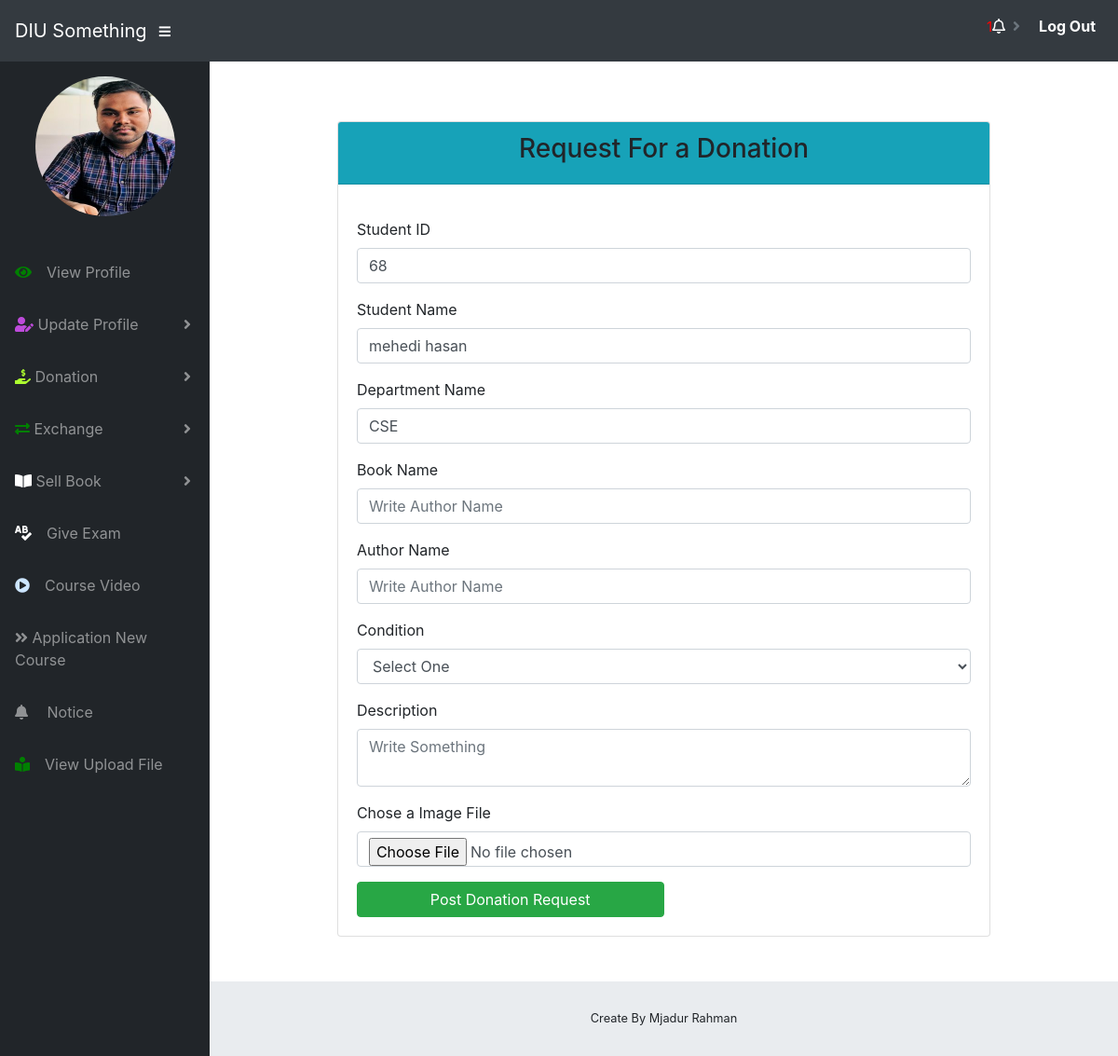
Page /student/request_donation.php (signed in) on the committed database.
### tables this page shows
CREATE TABLE `students` (
  `id` int(11) NOT NULL,
  `first_name` varchar(255) NOT NULL,
  `last_name` varchar(255) NOT NULL,
  `username` varchar(255) NOT NULL,
  `depertment` varchar(255) NOT NULL,
  `password` varchar(255) NOT NULL,
  `status` varchar(255) NOT NULL,
  `contact` varchar(255) NOT NULL,
  `address` varchar(255) NOT NULL,
  `dob` date NOT NULL,
  `gender` varchar(255) NOT NULL,
  `fathername` varchar(255) NOT NULL,
  `mothername` varchar(255) NOT NULL,
  `fatherphone` varchar(255) NOT NULL,
  `motherphone` varchar(255) NOT NULL,
  `image` varchar(255) NOT NULL
);

### php/students.php (called while the page is built, shortened)
<?php
function getUserDataByUserId($id) {
    global $connect;
	$sql = "SELECT * FROM students WHERE id = $id";
	$query = $connect->query($sql);
	$result = $query->fetch_assoc();
	return $result;
}

### student/request_donation.php (the view, shortened to what this page needs)
<?php include "mastering/header.php"?>
<body id="page-top">
<?php include "mastering/nav.php"?>
<div id="wrapper">
    <?php include "mastering/side_bar.php"?>
    <div id="content-wrapper">
        <div class="container">
            <div class="row">
                <div class="col-md-9 mx-auto mb-5">
                    <div class="card mt-5">
                        <div class="card-header bg-info">
                            <h3 class="text-center">Request For a Donation</h3>
                        </div>
                        <div class="card-body">
                            <form action="" method="post" enctype="multipart/form-data">
                                <div class="form-group">
                                    <label>Student ID</label>
                                    <input type="text"  name="studentID" class="form-control" value="<?php echo $userdata['id'];?>">
                                </div>
                                <div class="form-group">
                                    <label>Student Name</label>
                                    <input type="text"  name="student_name" class="form-control" value="<?php echo $userdata['first_name'];?> <?php echo $userdata['last_name'];?>">
                                </div>
                                <div class="form-group">
                                    <label>Department Name</label>
                                    <input type="text"  name="depertment" class="form-control" value="<?php echo $userdata['depertment'];?>">
                                </div>
                                <div class="form-group">
                                    <label>Book Name</label>
                                    <input type="text" name="book" class="form-control" placeholder="Write Author Name">
                                </div>
                                <div class="form-group">
                                    <label>Author Name</label>
                                    <input type="text" name="author" class="form-control" placeholder="Write Author Name">
                                </div>
                                <div class="form-group">
                                    <label for="address">Condition</label>
                                    <select id="inputState" name="donet_condition" class="form-control">
                                        <option selected>Select One</option>
                                    </select>
                                </div>
                                <div class="form-group">
                                    <label>Description</label>
                                    <textarea name="description" class="form-control" placeholder="Write Something"></textarea>
                                </div>
                                <div class="form-group">
                                    <label>Chose a Image File</label>
                                    <input type="file" name="image" class="form-control" placeholder="chose a file">
                                </div>
                                <div>
                                    <input type="submit" name="btn_donation" class="btn btn-success col-md-6" value="Post Donation Request">
                                </div>
                            </form>
                        </div>
                    </div>
                </div>
            </div>
            <?php include "mastering/footer.php" ?>
        </div>
    </div>
    <?php include "mastering/script.php"?>

### student/mastering/side_bar.php (shortened to what this page needs)
<ul class="sidebar navbar-nav">
    <li class="nav-item active">
        <a class="nav-link" href="">
            <span> <p class="text-center"><img class="img-fluid" src="../images/<?php echo $userdata['image'] ?>" title="<?php echo $userdata['first_name']?>" alt="card image" style="height: 150px; width: 150px; border-radius: 67%"></p></span>
        </a>
    </li>
    <li class="nav-item">
        <a href="student_dasboard.php" class="nav-link card-symbol"><span class="card_view"><i class="fas fa-eye" style="color: green;"></i><span class="ml-3">View Profile</span></span></a>
    </li>
    <li class="nav-item dropdown">
        <a class="nav-link dropdown-toggle" href="#" id="pagesDropdown" role="button" data-toggle="dropdown" aria-haspopup="true" aria-expanded="false">
            <i class="fas fa-user-edit" style="color: #BE4BDB"></i>
            <span>Update Profile</span>
        </a>
    </li>
    <li class="nav-item dropdown">
        <a class="nav-link dropdown-toggle" href="#" id="pagesDropdown" role="button" data-toggle="dropdown" aria-haspopup="true" aria-expanded="false">
            <i class="fas fa-hand-holding-usd" style="color: greenyellow"></i>
            <span>Donation</span>
        </a>
    </li>
    <li class="nav-item dropdown">
        <a class="nav-link dropdown-toggle" href="#" id="pagesDropdown" role="button" data-toggle="dropdown" aria-haspopup="true" aria-expanded="false">
            <i class="fas fa-exchange-alt" style="color: green;"></i>
            <span>Exchange</span>
        </a>
    </li>
    <li class="nav-item dropdown">
        <a class="nav-link dropdown-toggle" href="#" id="pagesDropdown" role="button" data-toggle="dropdown" aria-haspopup="true" aria-expanded="false">
            <i class="fas fa-book-open" style="color: white"></i>
            <span>Sell Book</span>
        </a>
    </li>
    <li class="nav-item">
        <a href="exam/index.php" target="_blank" class="nav-link card-symbol"><i class="fas fa-spell-check" style="color:  white"></i><span class="card_view"><span class="ml-3">Give Exam</span></span></a>
    </li>
    <li class="nav-item">
        <a href="course_video.php" class="nav-link card-symbol"><i class="fas fa-play-circle" style="color: #cce5ff;"></i><span class="card_view"><span class="ml-3">Course Video</span></span></a>
    </li>
    <li class="nav-item">
        <a href="send_request.php" class="nav-link card-symbol"><i class="fas fa-angle-double-right"></i><span class="card_view"><span> Application New Course</span></span></a>
    </li>
    <li class="nav-item">
        <a href="notice.php" class="nav-link card-symbol"><i class="fas fa-bell"></i><span class="card_view"><span class="ml-3"> Notice</span></span></a>
    </li>
    <li class="nav-item">
        <a href="view.php" class="nav-link card-symbol"><i class="fas fa-book-reader" style="color: green"></i><span class="card_view"><span class="ml-3">View Upload File</span></span></a>
    </li>
</ul>

### rows in the picture
students: image (picture), studentID "68", student_name "mehedi hasan", depertment "CSE"

### other values in the picture
$count "1"
